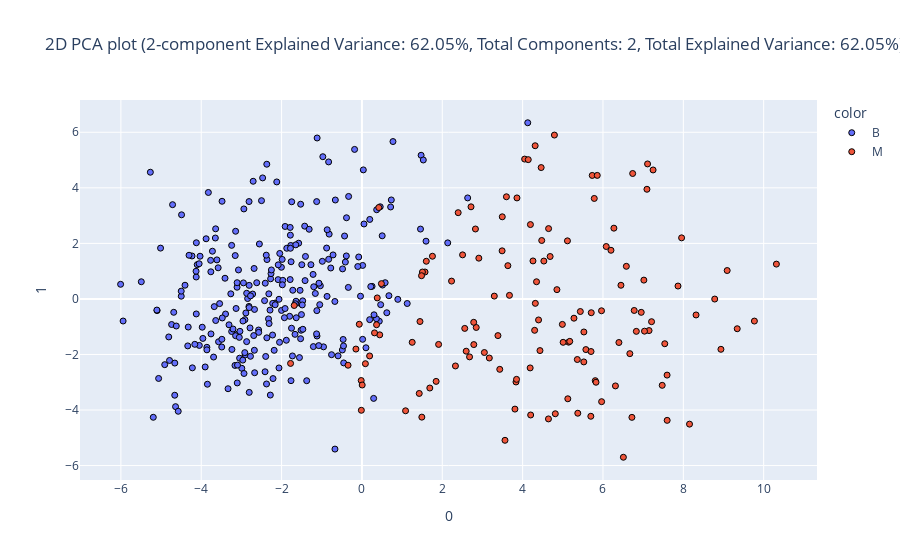

Source (notebook cell):
### Code cell
encoded_train_df, pca2d_train_df, encoded_test_df, pca2d_test_df = eda.dimensionality_reduction(train_df, test_df, identifier=id_features, categorical=categorical_features, continuous=continuous_features, target="Diagnosis", method="pca", plot_type="2d", components=2)

### Figure 1 — Plotly figure (JSON) as saved in the notebook; plotly's stock layout.template omitted (floating-point values rounded to 4 significant figures; data arrays with more than 128 entries replaced by an {"elided": "..."} marker saying what was removed)
{"data": [{"hovertemplate": "color=B<br>0=%{x}<br>1=%{y}<extra></extra>", "legendgroup": "B", "marker": {"color": "#636efa", "line": {"color": "Black", "width": 1}, "opacity": 1, "symbol": "circle"}, "mode": "markers", "name": "B", "orientation": "v", "showlegend": true, "type": "scatter", "x": {"elided": "272 float values"}, "xaxis": "x", "y": {"elided": "272 float values"}, "yaxis": "y"}, {"hovertemplate": "color=M<br>0=%{x}<br>1=%{y}<extra></extra>", "legendgroup": "M", "marker": {"color": "#EF553B", "line": {"color": "Black", "width": 1}, "opacity": 1, "symbol": "circle"}, "mode": "markers", "name": "M", "orientation": "v", "showlegend": true, "type": "scatter", "x": {"elided": "136 float values"}, "xaxis": "x", "y": {"elided": "136 float values"}, "yaxis": "y"}], "layout": {"legend": {"title": {"text": "color"}, "tracegroupgap": 0}, "title": {"text": "2D PCA plot (2-component Explained Variance: 62.05%, Total Components: 2, Total Explained Variance: 62.05%)"}, "xaxis": {"anchor": "y", "domain": [0, 1], "title": {"text": "0"}}, "yaxis": {"anchor": "x", "domain": [0, 1], "title": {"text": "1"}}}}
